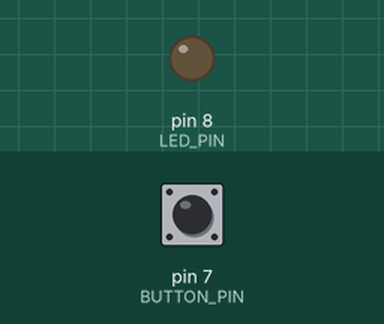
This sketch was run on a simulated Arduino Uno, built with avr-gcc and run on an emulated ATmega328P. Parts: output pins drawn as LEDs (lit = HIGH). The inputs (shaded band) are chosen by the test bench; at power-on: pin 7 (BUTTON_PIN) LOW.

Above: at 1.2 s.
1.3 s: pin 7 (BUTTON_PIN) pulled HIGH for 0.15 s
At 1.37 s:
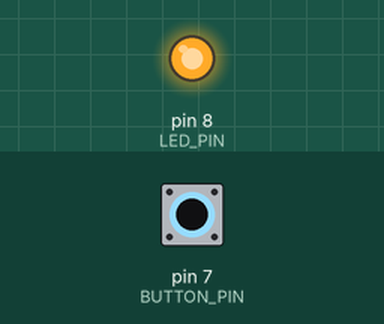
2.9 s: pin 7 (BUTTON_PIN) pulled HIGH for 3.2 s
At 7.3 s:
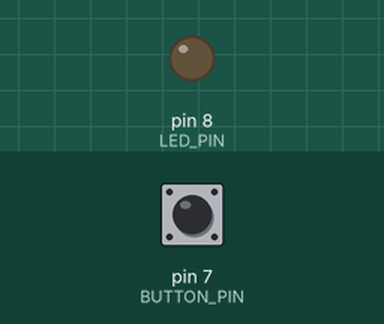
Timing chart, 0 to 8.8 s (numbered marks = the images above; inputs shaded):
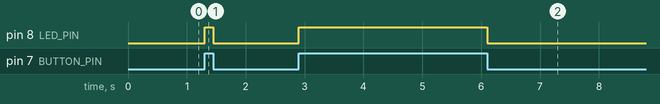

The sketch:

EXP-02.ino
```cpp
#define LED_PIN 8
#define BUTTON_PIN 7

int buttonReading = 0;

void setup() {
  pinMode(LED_PIN, OUTPUT);
  pinMode(BUTTON_PIN, INPUT);
}

void loop() {
  buttonReading = digitalRead(BUTTON_PIN);

  if (buttonReading == HIGH) {
    digitalWrite(LED_PIN, HIGH);
  } else {
    digitalWrite(LED_PIN, LOW);
  }
}
```

Measured:
- after the input at 1.3 s, pin 8 (LED_PIN): LOW → HIGH at once, → LOW 0.15 s later
- after the input at 2.9 s, pin 8 (LED_PIN): LOW → HIGH at once, → LOW 3.2 s later
